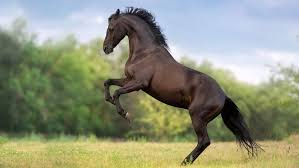
#> input picture download.jpg, 299 x 168 px
$ jupyter execute 'Program Histogram Ekualisasi.ipynb'
#> lines starting #> are read from the running program, lines starting #| are printed output that depends on the picture
[cell 1]
import cv2
import numpy as np
from matplotlib import pyplot as plt

[cell 2]
img = cv2.imread('download.jpg', 0)
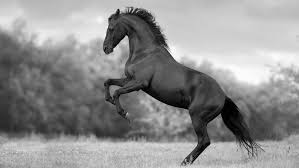
#> img: shape (168, 299); min 0, max 255, mean 143.5
img = cv2.cvtColor(img, cv2.COLOR_BGR2RGB)
#> img: shape (168, 299, 3)
hist = cv2.calcHist([img], channels=[0], mask=None, histSize=[256], ranges=[0, 256])
#> hist = 256 values, max 875 at index 206, min 4 at index 255, mean 196.2
plt.imshow(img)

[cell 3]
#display normalisasi
norm = hist.cumsum()
#> norm = 256 values from 133 to 50232
normalized = norm + hist.max() / norm.max()
#> normalized = 256 values from 133 to 50232
plt.plot(normalized, color='b')
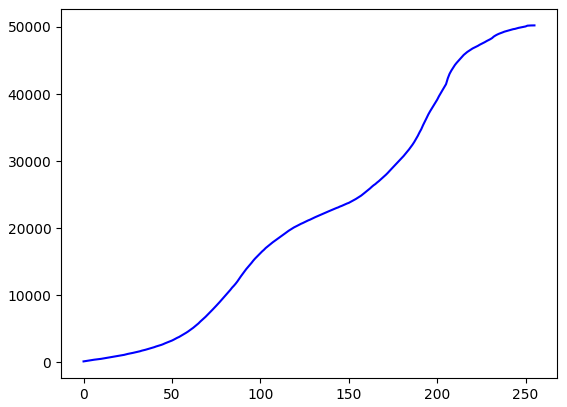
#> figure drawn by matplotlib, 1 panel; curve peaks at x = 255, y = 50232

[cell 4]
#display histogram
plt.hist(img.flatten(), 256, [0,256], color='r')
plt.xlim([0,256])
plt.legend(('norm', 'histogram'), loc='upper left')
plt.show()
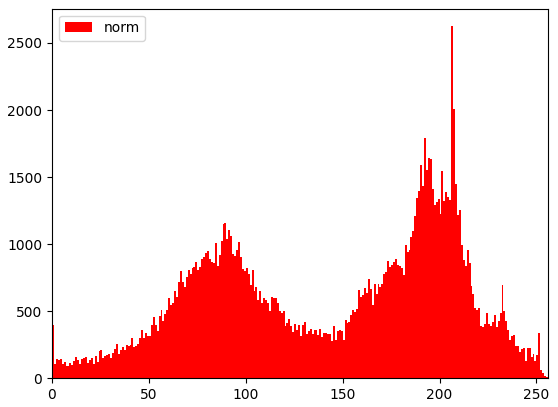
#> figure drawn by matplotlib, 1 panel; tallest bar 2625 high, from x = 206 to 207

[cell 5]
#histogram equalisasi
grayimg = cv2.cvtColor(img, cv2.COLOR_BGR2GRAY)
histeq = cv2.equalizeHist(grayimg)
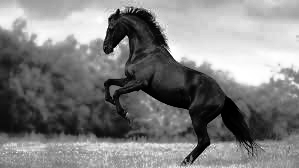
#> histeq: shape (168, 299); min 0, max 255, mean 127.9
